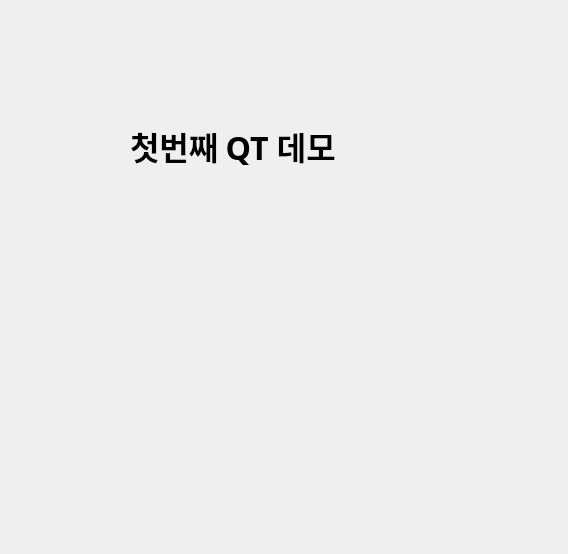
<?xml version="1.0" encoding="UTF-8"?>
<ui version="4.0">
 <class>Dialog</class>
 <widget class="QDialog" name="Dialog">
  <property name="geometry">
   <rect>
    <x>0</x>
    <y>0</y>
    <width>568</width>
    <height>554</height>
   </rect>
  </property>
  <property name="windowTitle">
   <string>Dialog</string>
  </property>
  <widget class="QLabel" name="label">
   <property name="geometry">
    <rect>
     <x>130</x>
     <y>110</y>
     <width>421</width>
     <height>71</height>
    </rect>
   </property>
   <property name="font">
    <font>
     <family>맑은 고딕</family>
     <pointsize>24</pointsize>
     <weight>75</weight>
     <bold>true</bold>
    </font>
   </property>
   <property name="text">
    <string>첫번째 QT 데모</string>
   </property>
  </widget>
 </widget>
 <resources/>
 <connections/>
</ui>
